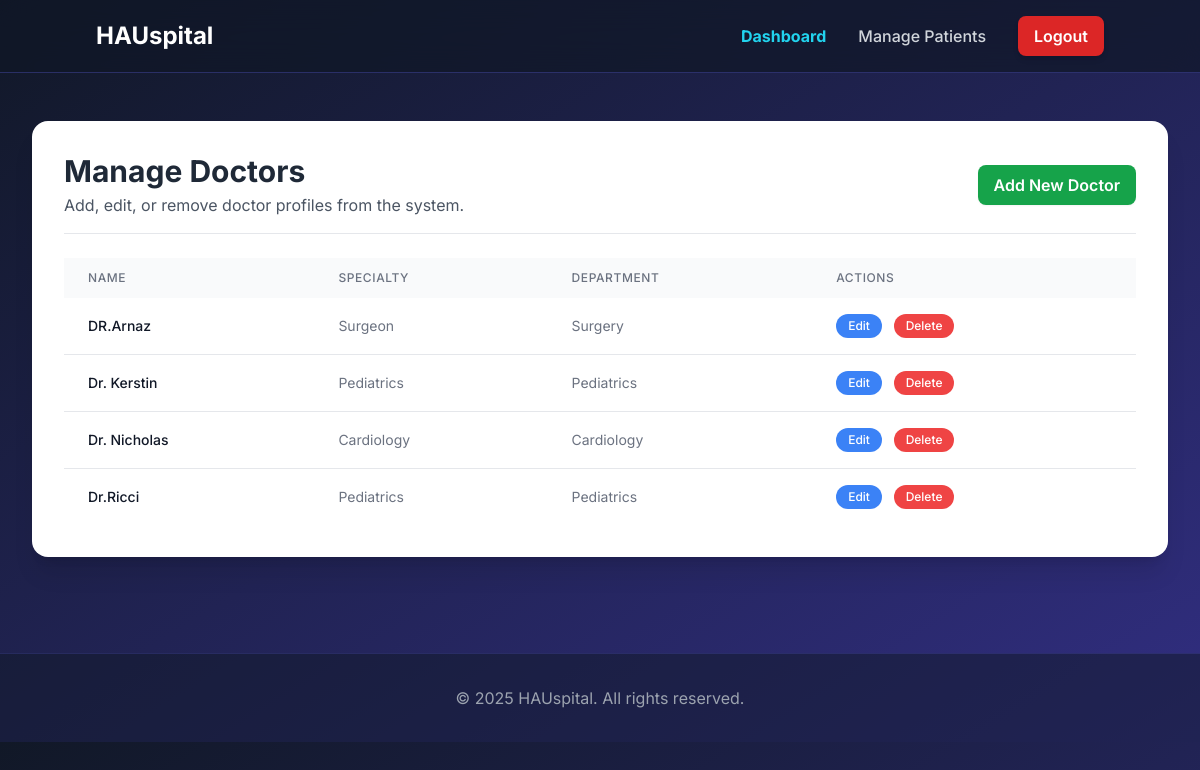
Screenshot of /accounts/manage-doctors/ (signed in) with the database file from the repository.
### main/models.py (models this page shows, shortened)
class Doctor(models.Model):
    name = models.CharField(max_length=100)
    specialty = models.CharField(max_length=100)
    department = models.CharField(max_length=100)

### users/views.py (the view)
# urls.py: path('manage-doctors/', views.manage_doctors_view, name='manage_doctors'),
@login_required
def manage_doctors_view(request):
    if not (hasattr(request.user, 'profile') and request.user.profile.role == 'admin'):
        messages.error(request, 'You do not have permission to view this page.')
        return redirect('home')
    doctors = Doctor.objects.all().order_by('name')
    context = {
        'doctors': doctors
    }
    return render(request, 'users/manage_doctors.html', context)

### main/templates/users/manage_doctors.html (shortened to what this page needs)
{% extends 'main/base.html' %}
{% load static %}
{% block content %}
<div class="w-full max-w-7xl mx-auto py-12 px-4 sm:px-6 lg:px-8">
    <div class="bg-white p-8 rounded-2xl shadow-xl">
        <div class="flex justify-between items-center border-b pb-4 mb-6">
            <div>
                <h1 class="text-3xl font-bold text-gray-800">Manage Doctors</h1>
                <p class="text-gray-600 mt-1">Add, edit, or remove doctor profiles from the system.</p>
            </div>
            <a href="{% url 'add_doctor' %}" class="bg-green-600 text-white py-2 px-4 rounded-lg font-semibold hover:bg-green-700 shadow-sm">
                Add New Doctor
            </a>
        </div>
        <div class="overflow-x-auto">
            <table class="min-w-full bg-white">
                <thead class="bg-gray-50">
                    <tr>
                        <th scope="col" class="px-6 py-3 text-left text-xs font-medium text-gray-500 uppercase tracking-wider">Name</th>
                        <th scope="col" class="px-6 py-3 text-left text-xs font-medium text-gray-500 uppercase tracking-wider">Specialty</th>
                        <th scope="col" class="px-6 py-3 text-left text-xs font-medium text-gray-500 uppercase tracking-wider">Department</th>
                        <th scope="col" class="px-6 py-3 text-left text-xs font-medium text-gray-500 uppercase tracking-wider">Actions</th>
                    </tr>
                </thead>
                <tbody class="divide-y divide-gray-200">
                    {% for doctor in doctors %}
                        <tr>
                            <td class="px-6 py-4 whitespace-nowrap text-sm font-medium text-gray-900">{{ doctor.name }}</td>
                            <td class="px-6 py-4 whitespace-nowrap text-sm text-gray-500">{{ doctor.specialty }}</td>
                            <td class="px-6 py-4 whitespace-nowrap text-sm text-gray-500">{{ doctor.department }}</td>
<td class="px-6 py-4 whitespace-nowrap text-sm font-medium space-x-2">
    <a href="{% url 'edit_doctor' doctor.id %}" class="bg-blue-500 text-white py-1 px-3 rounded-full hover:bg-blue-600 text-xs inline-block">Edit</a>
    <form action="{% url 'delete_doctor' doctor.id %}" method="POST" class="inline-block" onsubmit="return confirm('Are you sure you want to permanently delete this doctor?');">
        <button type="submit" class="bg-red-500 text-white py-1 px-3 rounded-full hover:bg-red-600 text-xs cursor-pointer">Delete</button>
    </form>
</td>
                        </tr>
                    {% empty %}
                        <tr>
                            <td colspan="4" class="px-6 py-4 text-center text-gray-500">No doctors found. Click "Add New Doctor" to get started.</td>
                        </tr>
                    {% endfor %}
                </tbody>
            </table>
        </div>
    </div>
</div>
{% endblock %}

### main/static/css/style.css (style rules this page uses)
body { font-family: 'Inter', sans-serif; background-color: #f8fafc; color: #334155; }

### rows the page displays
Doctor: name "DR.Arnaz", specialty "Surgeon", department "Surgery"
Doctor: name "Dr. Kerstin", specialty "Pediatrics", department "Pediatrics"
Doctor: name "Dr. Nicholas", specialty "Cardiology", department "Cardiology"
Doctor: name "Dr.Ricci", specialty "Pediatrics", department "Pediatrics"
